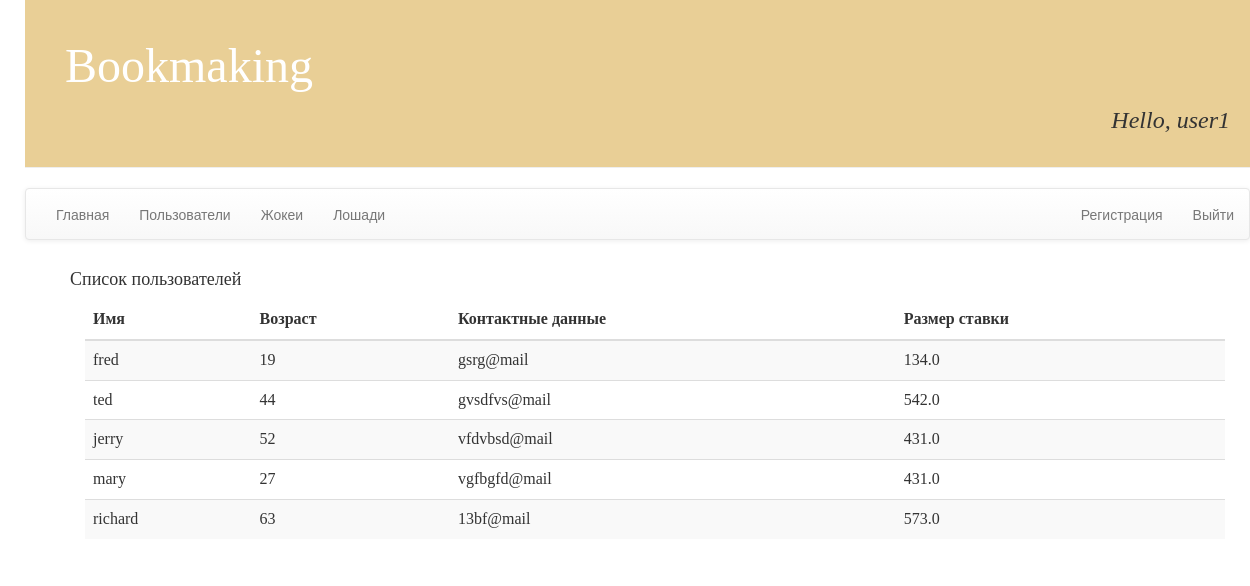
The page /user/ (signed in) on the database its author committed.
### bookmaking/models.py (models this page shows)
class User1(models.Model):
    user_id = models.IntegerField()
    name = models.CharField(max_length=50)
    age = models.IntegerField()
    stake = models.FloatField()
    contacts = models.CharField(max_length=50)
    bank_account = models.CharField(max_length=50)

### bookmaking/views.py (the view)
# urls.py: url(r'^user/$', views.user_view),
@login_required(login_url='/login')
def user_view(request):
    users = User1.objects.all()
    return render (request, 'bookmaking/users.html', {'users': users})

### bookmaking/templates/bookmaking/users.html
{% extends 'bookmaking/base.html' %}
{% load staticfiles %}
{% block content %}
	<h4>Список пользователей</h4>
	<div class="container">
    <table class="table table-striped">
 <thead>
 <tr>
 <th>Имя</th>
 <th>Возраст</th>
 <th>Контактные данные</th>
 <th>Размер ставки</th>
 </tr>
 </thead>
 <tbody>
  {% for user in users %}
 <tr>
 <td>{{user.name}}</td>
 <td>{{user.age}}</td>
 <td>{{user.contacts}}</td>
 <td>{{user.stake}}</td>
 </tr>
 {% endfor %}
 </tbody>
 </table>
	</div>
{% endblock content %}

### bookmaking/templates/bookmaking/base.html (shortened to what this page needs)
{% load staticfiles %}
 <html>
        <head>
            <link rel="stylesheet" href="//maxcdn.bootstrapcdn.com/bootstrap/3.2.0/css/bootstrap.min.css">
            <link rel="stylesheet" href="//maxcdn.bootstrapcdn.com/bootstrap/3.2.0/css/bootstrap-theme.min.css">
            <link rel="stylesheet" href="{% static 'css/bookmaking.css' %}">
        </head>
        <body>
            <div class="page-header">
                <h1>
                	<a href="/">Bookmaking</a>
                </h1>
                {% if user.is_authenticated %}
			    <p class="top-menu" align = "right"><i><font size="5">Hello, {{ user.username }}</font></i></p>
			    {% endif %}
            </div>
      <nav role="navigation" class="navbar navbar-default">
      <div id="navbarCollapse" class="collapse navbar-collapse">
        <ul class="nav navbar-nav">
          <li><a href="/">Главная</a></li>
          <li><a href='/user' %}">Пользователи</a></li>
          <li><a href="#">Жокеи</a></li>
          <li><a href="#">Лошади</a></li>
        </ul>
        <ul class="nav navbar-nav navbar-right">
       	  <li><a href="/registration">Регистрация</a></li>
       	  {% if user.is_authenticated %}
       	  		<li><a href="/logout">Выйти</a></li>
       	  {% else %}
          		<li><a href="/login">Войти</a></li>
          {% endif %}
        </ul>
      </div>
    </nav>
            <div class="content container">
                <div class="row">
                    <div class="col-md-8">
                    {% block content %}
                    {% endblock %}
                    </div>
                </div>
            </div>
        </body>
    </html>

### bookmaking/static/css/bookmaking.css (style rules this page uses)
h1 a { color: #FCA205; }
body { padding-left: 25px; }
.page-header { background-color: #E9CF96; font-family: 'BRITANNIC BOLD'; margin-top: 0; padding: 20px 20px 20px 40px; }
.page-header h1, .page-header h1 a, .page-header h1 a:visited, .page-header h1 a:active { color: #ffffff; font-size: 36pt; text-decoration: none; }
.content { margin-left: 30px; font-family: 'commercialscript bt'; }

### rows shown on the page
User1: name "fred", age "19", contacts "gsrg@mail", stake "134.0"
User1: name "ted", age "44", contacts "gvsdfvs@mail", stake "542.0"
User1: name "jerry", age "52", contacts "vfdvbsd@mail", stake "431.0"
User1: name "mary", age "27", contacts "vgfbgfd@mail", stake "431.0"
User1: name "richard", age "63", contacts "13bf@mail", stake "573.0"

### other values the page prints
{{ user.username }} "user1"
